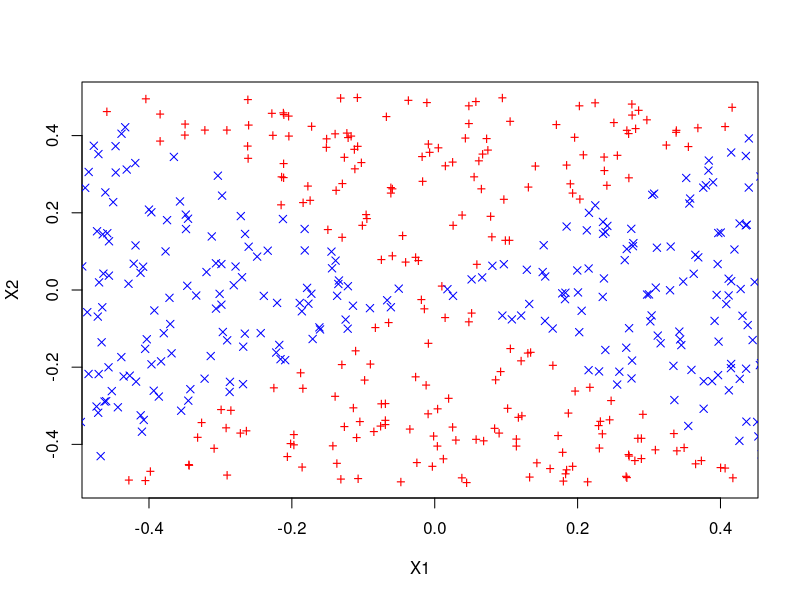
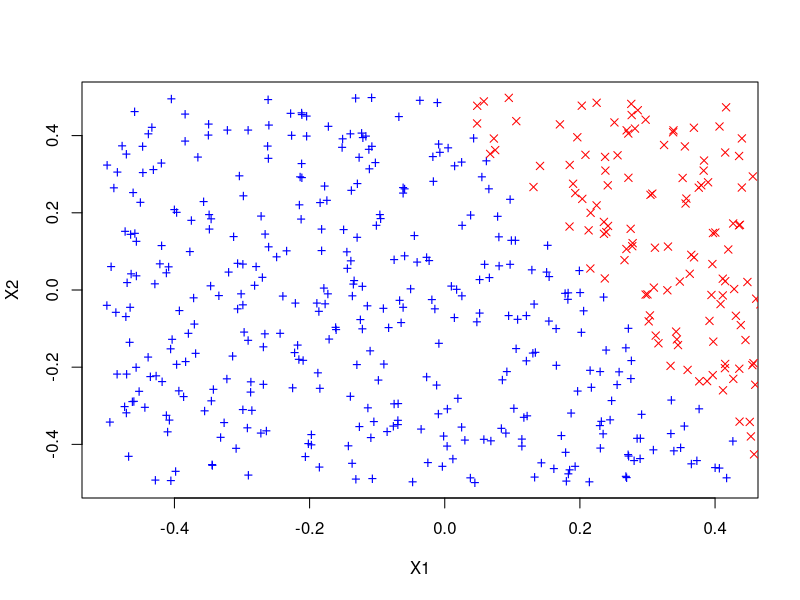
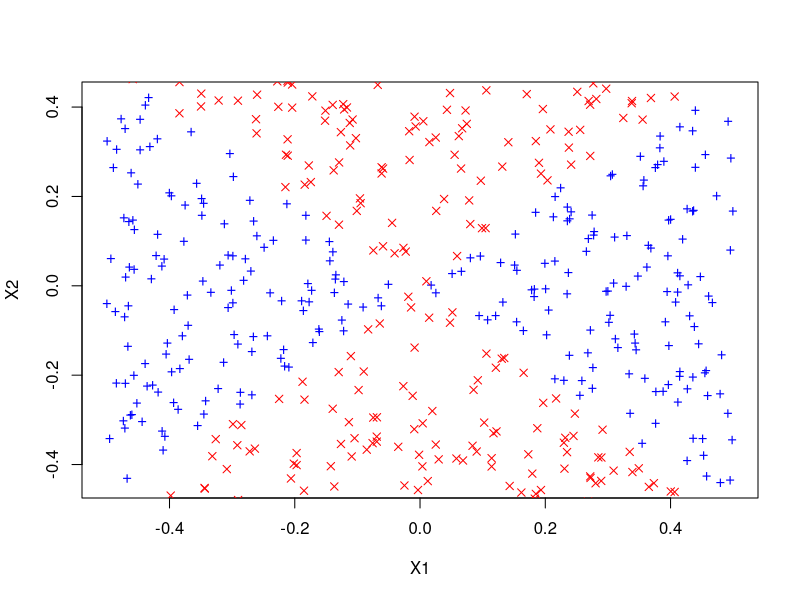
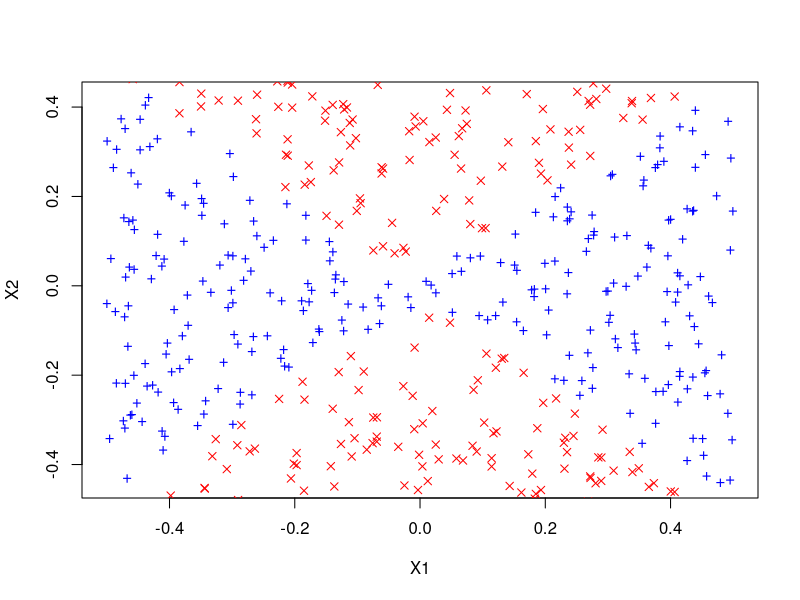

The R script that drew these images, in order:
## ---- chunk 1
library(e1071) # load the SVM packages

set.seed(421)
x1 <- runif(500) - 0.5 # Just 500 random number between 0 and 1
x2 <- runif(500) - 0.5
y <- 1 * (x1^2 - x2^2 > 0) # returns TRUE or FALSE and gets 1 & 0
## ---- chunk 2
plot(x1[y == 0], x2[y == 0], col = "red", xlab = "X1", ylab = "X2", pch = "+")
points(x1[y == 1], x2[y == 1], col = "blue", pch = 4)
## ---- chunk 3
lm.fit = glm(y ~ x1 + x2, family = binomial)
summary(lm.fit)
## ---- chunk 4
data = data.frame(x1 = x1, x2 = x2, y = y)
lm.prob = predict(lm.fit, data, type = "response")
lm.pred = ifelse(lm.prob > 0.52, 1, 0) # Use threshold 0.52 instead of 0.5
data.pos = data[lm.pred == 1, ]
data.neg = data[lm.pred == 0, ]

# Plot only on the training dataset
plot(data.pos$x1, data.pos$x2, col = "blue", xlab = "X1", ylab = "X2", pch = "+")
points(data.neg$x1, data.neg$x2, col = "red", pch = 4)
## ---- chunk 5
lm.fit = glm(y ~ poly(x1, 2) + poly(x2, 2) + I(x1 * x2), 
             data = data, family = binomial)
## ---- chunk 6
lm.prob = predict(lm.fit, data, type = "response")
lm.pred = ifelse(lm.prob > 0.5, 1, 0)
data.pos = data[lm.pred == 1, ]
data.neg = data[lm.pred == 0, ]
plot(data.pos$x1, data.pos$x2, col = "blue", xlab = "X1", ylab = "X2", pch = "+")
points(data.neg$x1, data.neg$x2, col = "red", pch = 4)
## ---- chunk 7
svm.fit = svm(as.factor(y) ~ x1 + x2, data, gamma = 1)
svm.pred = predict(svm.fit, data)
data.pos = data[svm.pred == 1, ]
data.neg = data[svm.pred == 0, ]
## ---- chunk 8
plot(data.pos$x1, data.pos$x2, col = "blue", xlab = "X1", ylab = "X2", pch = "+")
points(data.neg$x1, data.neg$x2, col = "red", pch = 4)
